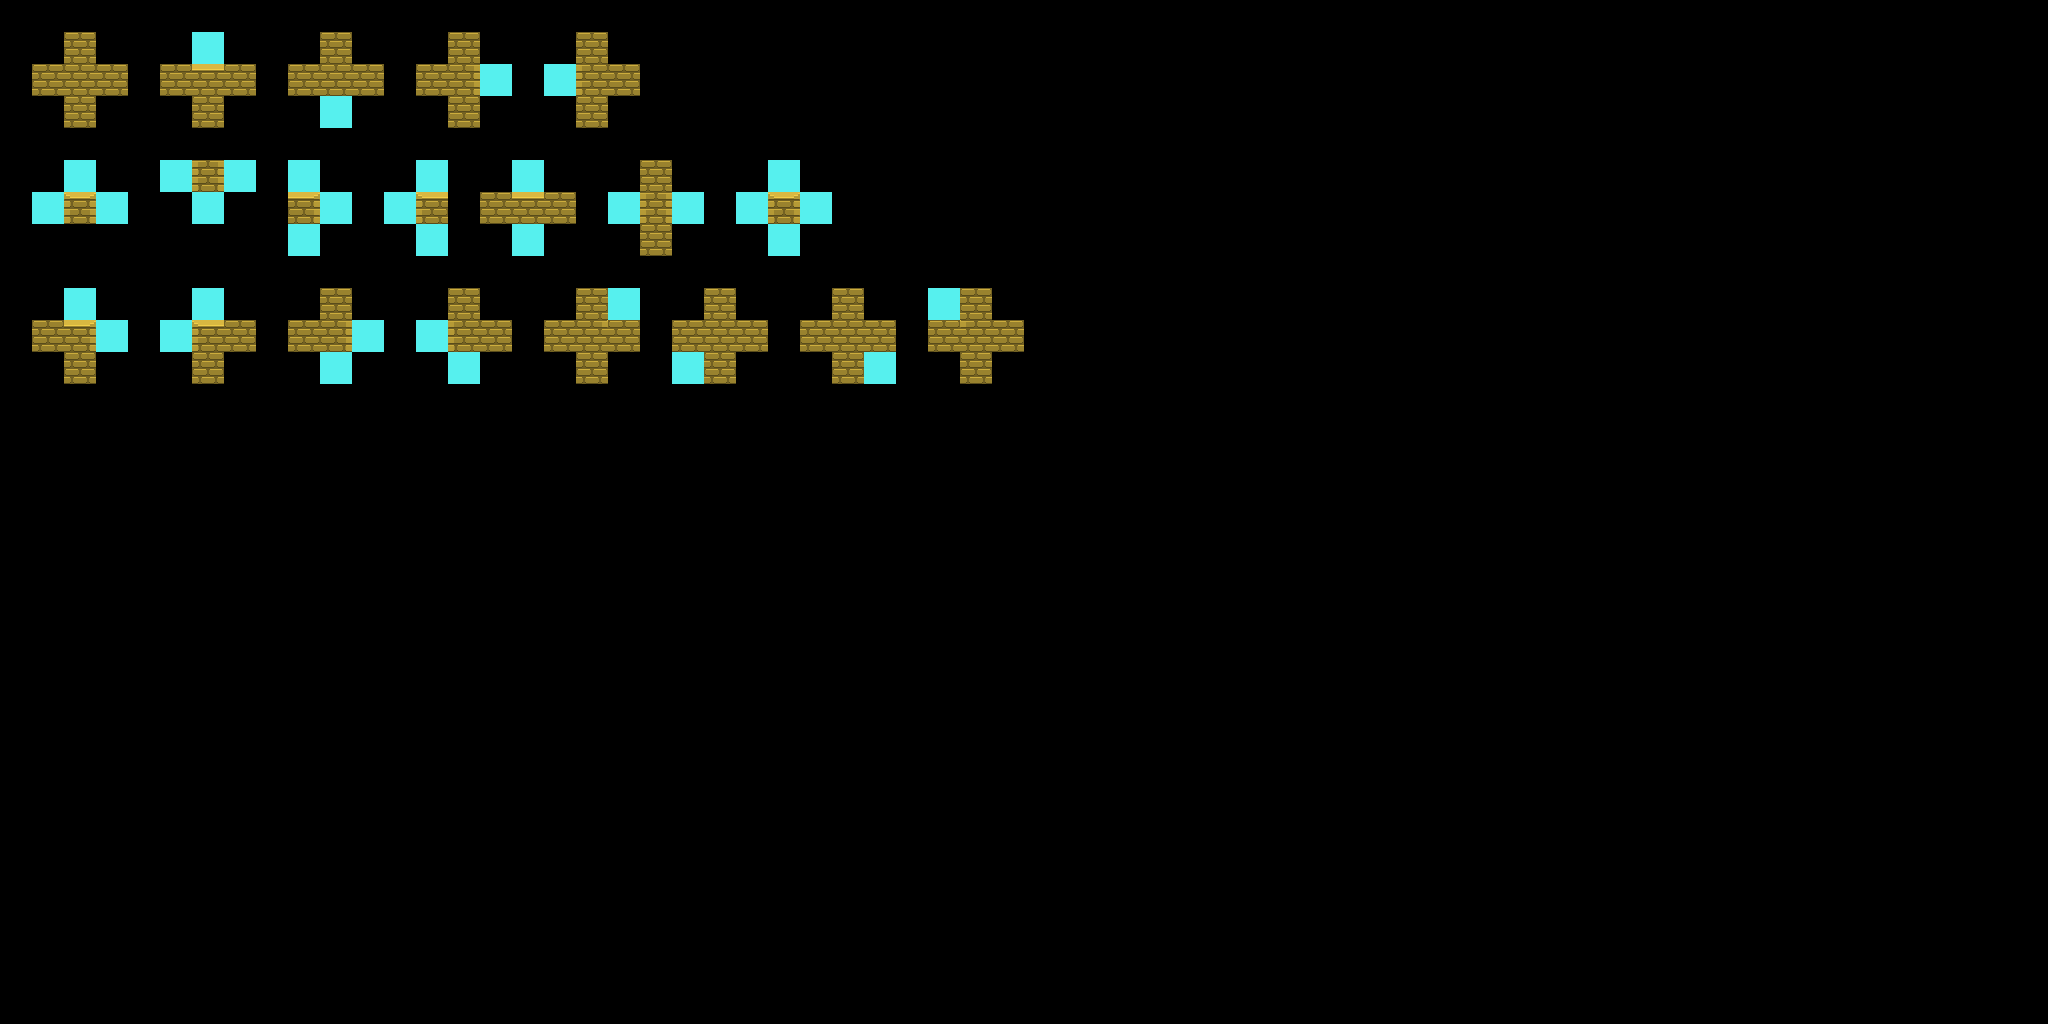

Tiled map render using the project's own tile images. Description and the map definition, with tile-layer contents summarised, below:
An orthogonal 64x32 tile map with 32x32 px tiles, 3 tile layers (regions, input_prototype, output_terrain).

<map version="1.10" tiledversion="1.11.2" orientation="orthogonal" renderorder="right-down" width="64" height="32" tilewidth="32" tileheight="32" infinite="0" nextlayerid="4" nextobjectid="1">
 <tileset firstgid="1" source="../PixelArtClass_Tileset_LucSamson.tsx" />
 <layer id="3" name="regions" width="64" height="32">
  <data>[2048 cells, 100 non-empty, 1 distinct tile ids]</data>
 </layer>
 <layer id="2" name="input_prototype" width="64" height="32">
  <data>[2048 cells, 100 non-empty, 2 distinct tile ids]</data>
 </layer>
 <layer id="1" name="output_terrain" width="64" height="32">
  <data>[2048 cells, 20 non-empty, 20 distinct tile ids]</data>
 </layer>
</map>